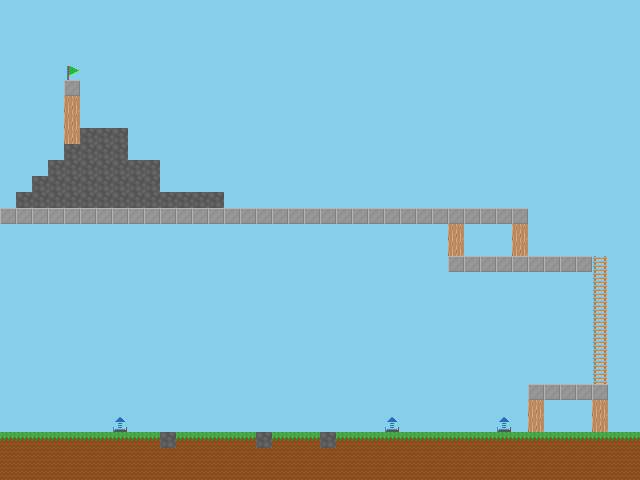

A 2D game scene composited from a Tiled map and its tileset images. What follows is a short description and the map's XML, with each tile layer's data collapsed to a summary:
An orthogonal 40x30 tile map with 16x16 px tiles, 7 tile layers (Coins, Jump Pads, Goal, Ladders, ...) and 1 object.

<map version="1.8" tiledversion="1.8.4" orientation="orthogonal" renderorder="right-down" width="40" height="30" tilewidth="16" tileheight="16" infinite="0" backgroundcolor="#87ceeb" nextlayerid="9" nextobjectid="2">
 <tileset firstgid="1" source="Basic Tileset.tsx" />
 <objectgroup id="7" name="Enemies">
  <properties>
   <property name="boundary_left" type="int" value="0" />
   <property name="boundary_right" type="int" value="0" />
   <property name="change_x" type="int" value="1" />
   <property name="type" value="robot" />
  </properties>
  <object id="1" x="262" y="426.667">
   <properties>
    <property name="boundary_left" type="int" value="170" />
    <property name="boundary_right" type="int" value="328" />
    <property name="change_x" type="int" value="1" />
    <property name="type" value="robot" />
   </properties>
   <point />
  </object>
 </objectgroup>
 <layer id="6" name="Coins" width="40" height="30">
  <data>[1200 cells, 0 non-empty, 0 distinct tile ids]</data>
 </layer>
 <layer id="8" name="Jump Pads" width="40" height="30">
  <data>[1200 cells, 3 non-empty, 1 distinct tile ids]</data>
 </layer>
 <layer id="5" name="Goal" width="40" height="30">
  <data>[1200 cells, 5 non-empty, 3 distinct tile ids]</data>
 </layer>
 <layer id="2" name="Ladders" width="40" height="30">
  <data>[1200 cells, 8 non-empty, 1 distinct tile ids]</data>
 </layer>
 <layer id="4" name="Dangers" width="40" height="30">
  <data>[1200 cells, 0 non-empty, 0 distinct tile ids]</data>
 </layer>
 <layer id="3" name="Moving Platforms" width="40" height="30">
  <data>[1200 cells, 0 non-empty, 0 distinct tile ids]</data>
 </layer>
 <layer id="1" name="Platforms" width="40" height="30">
  <data>[1200 cells, 210 non-empty, 5 distinct tile ids]</data>
 </layer>
</map>